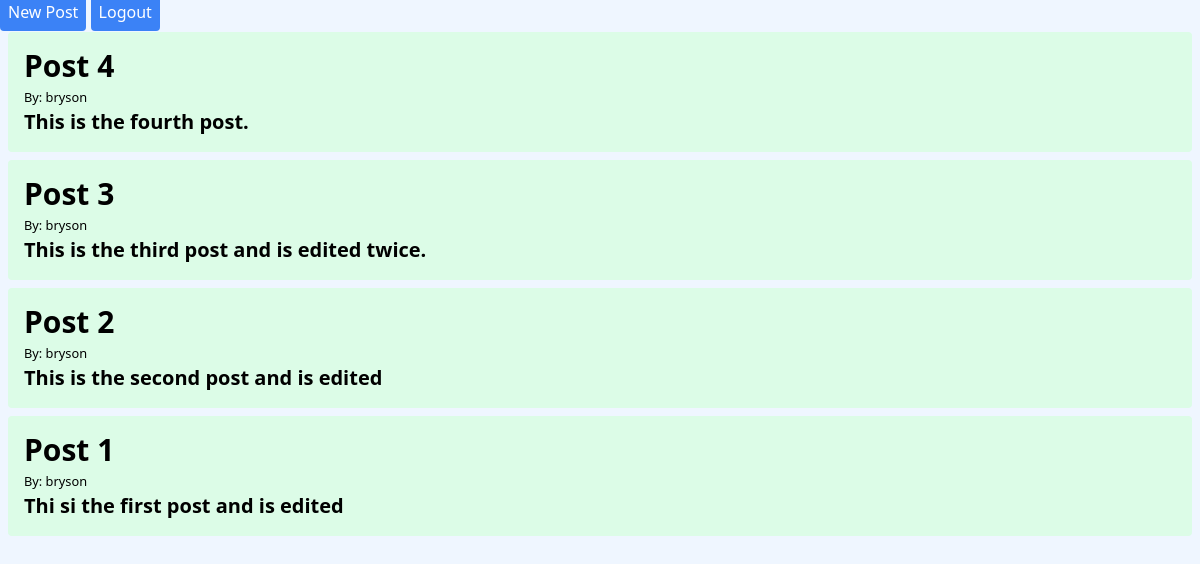
The app's page /, older data.
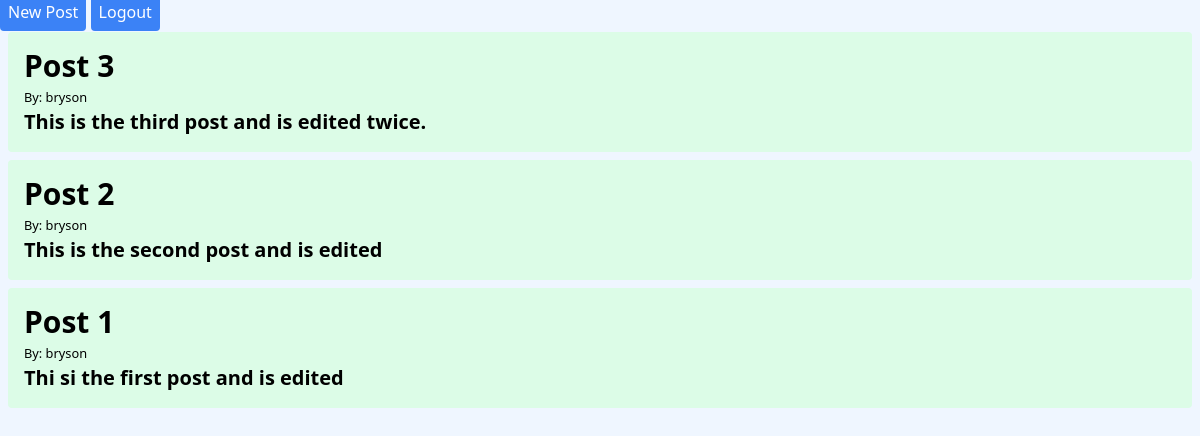
The same page, newer data.
### blog/models.py (models this page shows, shortened)
class Post(models.Model):
    title = models.CharField(max_length=200)
    content =models.TextField()
    author =models.ForeignKey(User, on_delete=models.CASCADE)
    created_at =models.DateTimeField(default=timezone.now)
    updated_at =models.DateTimeField(auto_now=True)

### blog/views.py (the view)
# urls.py: path('',PostListView.as_view(),name='home'),
class PostListView(ListView):
    model = Post
    template_name = "blog/home.html"
    context_object_name = "posts"
    ordering = ['-created_at']

### blog/templates/blog/home.html (shortened to what this page needs)
<!doctype html>
<html lang="en">
<head>
    <script src="https://cdn.tailwindcss.com"></script>
</head>
<body class="bg-blue-50">
    <a class="font-medium p-2 bg-blue-500 rounded text-white" href="{% url 'add-post' %}">New Post</a>
    <a class="font-medium p-2 bg-blue-500 rounded text-white" href="{% url 'logout-confirm' %}">Logout</a>
    {% for post in posts %}
        <a href="{% url 'post-detail' post.id %}">
        <div class="w-350 bg-green-100 m-2 p-4 rounded">
            <p class="text-3xl font-bold">{{ post.title }}</p>
            <small>By: {{ post.author }}</small>
            <p class="text-xl font-semibold">{{ post.content }}</p>
        </div>
    </a>
    {% endfor %}
</body>
</html>

Row changes from the older to the newer data that the page shows:
removed Post: title "Post 4", author "bryson", content "This is the fourth post."
